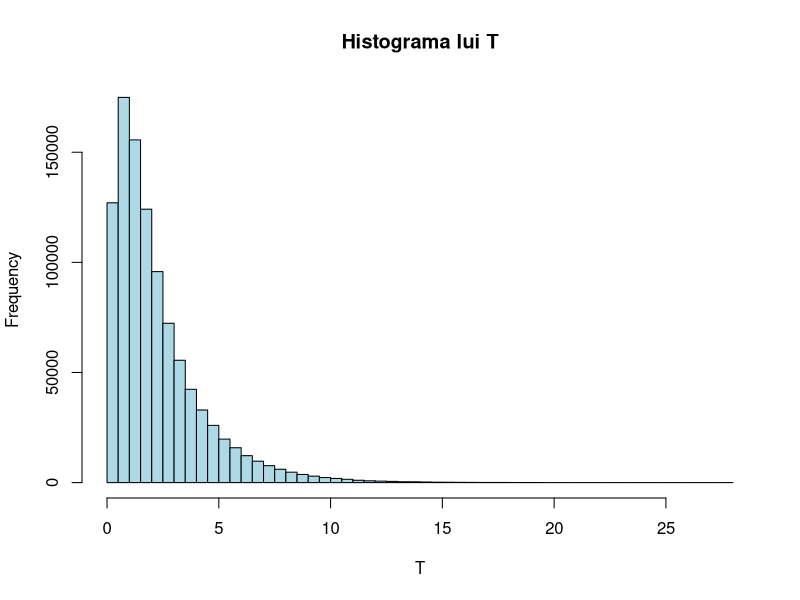
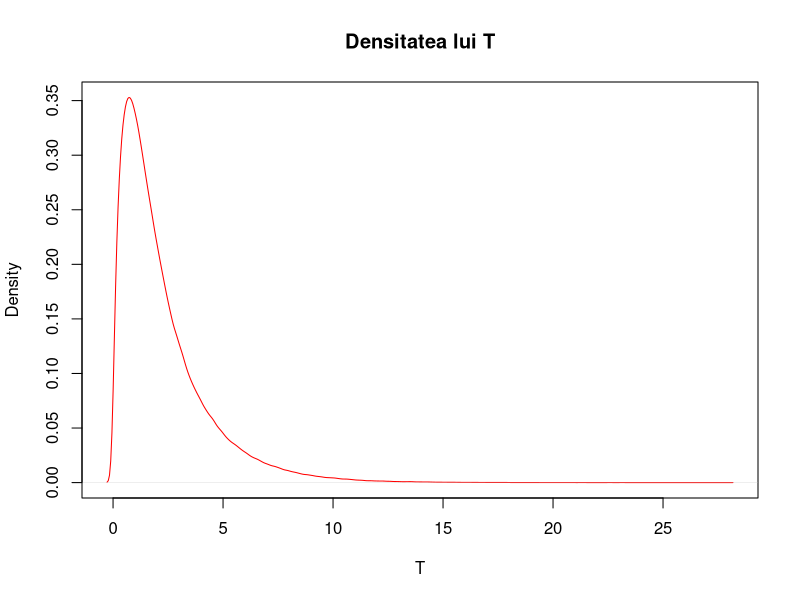
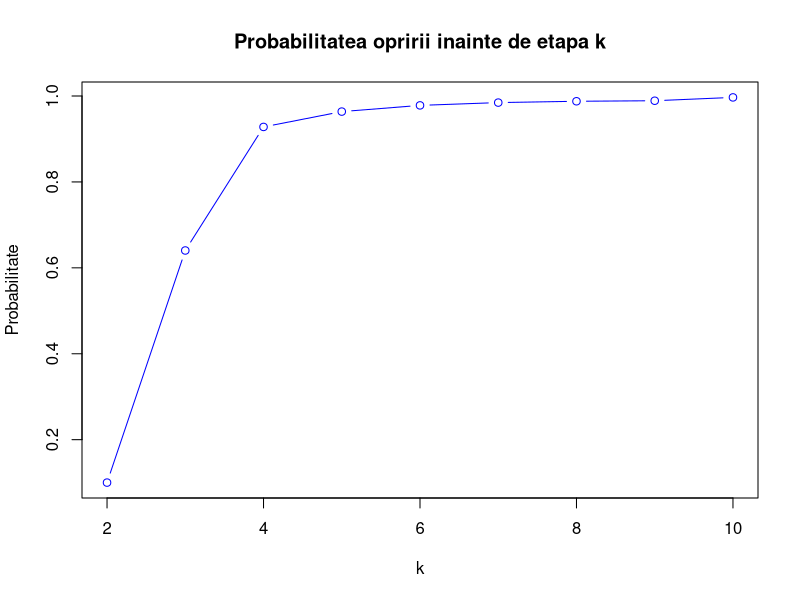

Write R code to recreate these figures, in order.
# Se consideră o activitate care presupune parcurgerea secvențială a n etape
# Timpul necesar finalizării etapei i de către o persoană A este o variabilă aleatoare 
# T_i ~ Exp(lambda_i). După finalizarea etapei i, A va trece in etapa i+1 cu probabilitatea
# alpha_i, sau va opri lucrul cu probabilitatea 1-alpha_i.Fie T timpul total petrecut de 
# persoana în realizarea activității respective.

# 1. Construiti un algoritm care simuleaza 10^6 valori pentru T si in baza acestora
# aproximati E[T]. Reprezentati grafic intr-o maniera adecvata valorilor obtinute pentru T.
# Ce puteti spune despre repartitia lui T?

#Parametrii
n <- 10 #numarul de etape
lambda <- c(1, 2, 0.5, 3, 2, 1.5, 2.1, 1.8, 1.2, 1.5) #parametrii distributiei exponentiale
alpha <- c(0.9, 0.4, 0.2, 0.5, 0.6, 0.7, 0.8, 0.9, 0.3) #probabilitatile de a trece la etapa urmatoare
N <- 10^6 #numarul de simulari

simulare_T <- function(n, lambda, alpha){
  timp_total <- 0
  for(i in 1:n){
    timp_etapa <- rexp(1, rate = lambda[i]) #generam timpul necesar pentru etapa i
    timp_total <- timp_total + timp_etapa
    etapa_finala <- i
    if(runif(1) > alpha[i] & i < n){ #daca nu trecem la etapa urmatoare
      break
    }
  }
  return(c(timp_total, etapa_finala))
}

rezultate <- replicate(N, simulare_T(n, lambda, alpha))
medie_estimata <- mean(rezultate[1,])
cat("E[T] estimat:", medie_estimata, "\n")

hist(rezultate[1,], breaks = 50, col = "lightblue", main = "Histograma lui T", xlab = "T")

# 2. Calculati E[T] si comparati rezultatul cu cel obtinut prin simulare.
medie_teoretica <- sum(sapply(2:n, function(i) {
  (1 / lambda[i]) * prod(alpha[1:(i-1)])
})) + (1 / lambda[1])
cat("E[T] teoretic:", medie_teoretica, "\n")
# Se observa ca media teoretica si cea estimata prin simulare sunt apropiate.

# 3. In baza simularilor de la 1) calculati probabilitatea ca persoana A sa finalizeze activitatea
probabilitate_finalizare <- sum(rezultate[2,] == n) / N
cat("Probabilitatea ca persoana A sa finalizeze activitatea:", probabilitate_finalizare, "\n")

# 4. In baza simularilor de la 1) calculati probabilitatea ca persoana A sa finalizeze activitatea
# in mai putin de s unitati de timp.
probabilitate_finalizare_s <- function(s, rezultate){
  return(sum(rezultate[1,] < s) / N)
}
cat("Probabilitatea ca persoana A sa finalizeze activitatea in mai putin de 5 unitati de timp:", 
    probabilitate_finalizare_s(1, rezultate), "\n")

# 5. Determinati timpul minim si maxim + rep grafica
timp_minim <- min(rezultate)
timp_maxim <- max(rezultate)
cat("Timpul minim:", timp_minim, "\n")
cat("Timpul maxim:", timp_maxim, "\n")

plot(density(rezultate[1,]), main = "Densitatea lui T", xlab = "T", col = "red")

# 6. Aproximati probabilitate ca A sa se opreasca inainte de etapa k
# Reprezentati grafic probabilitatile obtinute pentru 1<k<=n
probabilitate_oprire_etapa_k <- function(k, rezultate){
  return(sum(rezultate[2,] < k) / N)
}

for(k in 2:n){
  cat("Probabilitatea ca A sa se opreasca inainte de etapa", k, ":", 
      probabilitate_oprire_etapa_k(k, rezultate), "\n")
}

probabilitati_oprire <- sapply(2:n, function(k) probabilitate_oprire_etapa_k(k, rezultate))
plot(2:n, probabilitati_oprire, type = "b", col = "blue", main = "Probabilitatea opririi inainte de etapa k", xlab = "k", ylab = "Probabilitate")

#Cresc in functie de probabilitatile alpha_i
#In functie de cum sunt acestea cresterea este mai abrupta sau mai lina



